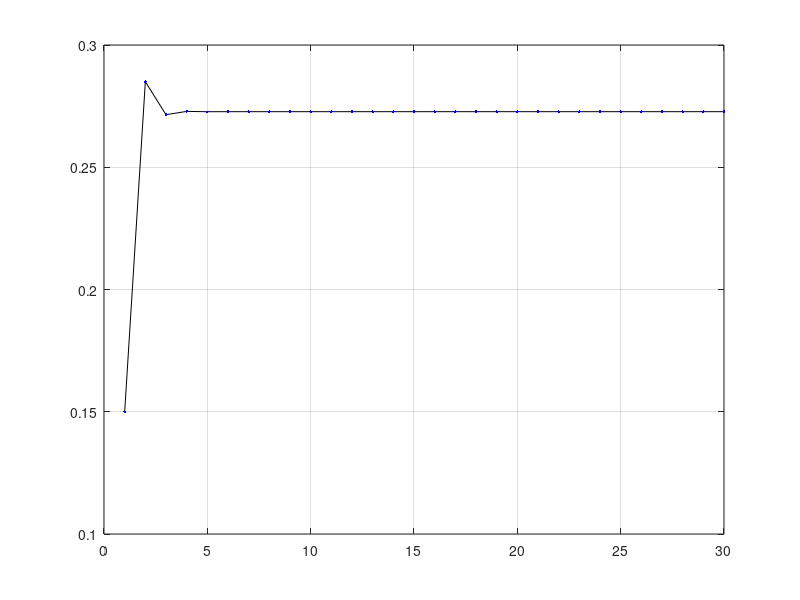

MATLAB code to generate this figure:
clear
close all
clc

fprintf("Exercício 1\n\n")

% Matriz de transição:
%    P    NP
%  P 0.7  0.8
% NP 0.3  0.2
T = [0.7 0.8; 0.3 0.2];

%% a)
X = [1 0]'; % Esteve presente

P = T^2 * X; % Duas aulas
P = P(1); % Estar presente
fprintf("a): P = %f\n", P)


%% b)
X = [0 1]'; % Não esteve presente

P = T^2 * X; % Duas aulas
P = P(1); % Estar presente
fprintf("b): P = %f\n", P)


%% c)
nAulas = 30; % 15 semanas x 2 aulas por semana
X = [1 0]'; % Esteve presente

P = T^nAulas * X;
P = P(1); % Estar presente
fprintf("c): P = %f\n", P)


%% d)
P = zeros(1, 30);
X = [0.85 0.15]'; % Estar presente com probabilidade de 85%

for i = 1:nAulas
    P_temp = T^(i-1) * X;
    P(i) = P_temp(2); % Não estar presente
end

plot(1:nAulas, P, 'k-')
hold on
plot(1:nAulas, P, 'b.')
grid on